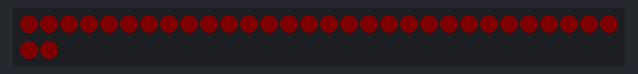
This sketch was run on a simulated Arduino Uno, built with avr-gcc and run on an emulated ATmega328P. Shown: 32 RGB LEDs in strip order, left to right, continuing on the next row. Dim RGB values are drawn brighter than linear.

Above: at 0.24 s.
At 1.3 s:
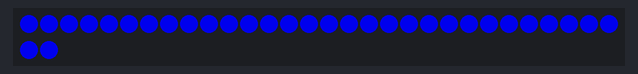

The sketch:

Goggles_v3__8-21-2018_.ino
```cpp
#include <FastLED.h>
#include <Button.h>
#define NUM_LEDS 32
#define DATA_PIN 13
#define COLOR_ORDER GRB
#define divisor 3

CRGB leds[NUM_LEDS];
int fadeAmount = 2;  // Set the amount to fade I usually do 5, 10, 15, 20, 25 etc even up to 255.
int brightness = 0;
int speed = .5;
int hold = 50;
void setup()
{
  FastLED.addLeds<WS2812, DATA_PIN, COLOR_ORDER>(leds, NUM_LEDS);
  Serial.begin(9600);

}

void loop()
{
  int r=0;
  int g=0;
  int b=0;


  for(r=0;r<5;r++)  // Fill Red,  5 steps * 6 speed = 30*speed seconds
    {
        fill_solid(leds, NUM_LEDS, CRGB(r,g,b));
        FastLED.show();
        delay(speed*6);
    }

  delay(hold*4);    // Hold Red before going to next color.  This is multiplied by 4 because it takes less time to fade into red (since it's only iterating up to 5, instead of 200 like the other colours)

  for(r=5;r>0;r--)  // Empty Red  5 steps * 40 speed = 200*speed seconds
    {
        fill_solid(leds, NUM_LEDS, CRGB(r,g,b));
        FastLED.show();
        delay(speed*40);
    }

  for(g=0;g<100;g++)  // Fill Green   100 steps * 2 speed = 200*speed seconds
    {
        fill_solid(leds, NUM_LEDS, CRGB(r,g,b));
        FastLED.show();
        delay(speed*2);
    }

    delay(hold);      // Hold Green before going to next color

  for(g=100;g>0;g--)  // Empty Green    100 steps * 2 speed = 200 speed seconds
  {
      fill_solid(leds, NUM_LEDS, CRGB(r,g,b));
      FastLED.show();
      delay(speed*2);
  }


  for(b=0;b<200;b++)  // Fill Blue  200 steps * 1 speed = 200 speed seconds
  {
      fill_solid(leds, NUM_LEDS, CRGB(r,g,b));
      FastLED.show();
      delay(speed);
  }
  delay(hold);        // Hold Green before going to next color

  for(b=200;b>0;b--)  // Empty Blue   200 steps * 1 speed = 200 speed seconds
  {
      fill_solid(leds, NUM_LEDS, CRGB(r,g,b));
      FastLED.show();
      delay(speed);
  }

}
```

Measured:
- by itself, everything shown: repeats every 1.8 s, in 4 steps
- what the display in image 1 shows lasts 0.5 s, from 1.3 s to 1.8 s
